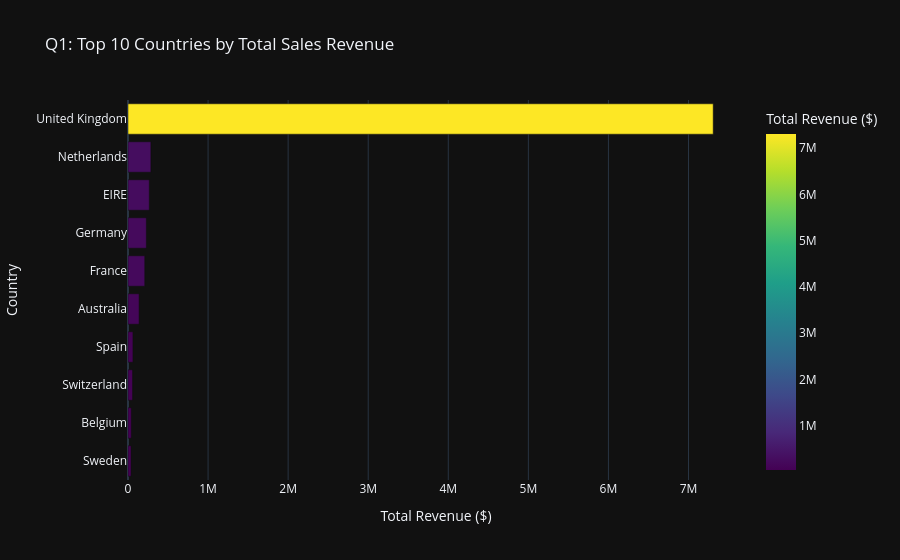

Write notebook code for a chart like this one.
### Markdown cell above
### Q1: Which top 10 countries generate the highest total sales revenue?

### Code cell
q1_data = df_sales.groupby('Country')['TotalAmount'].sum().sort_values(ascending=False).head(10).reset_index()
fig1 = px.bar(
    q1_data, x='TotalAmount', y='Country', orientation='h',
    title='Q1: Top 10 Countries by Total Sales Revenue',
    labels={'TotalAmount': 'Total Revenue ($)', 'Country': 'Country'},
    color='TotalAmount', color_continuous_scale='Viridis'
)
fig1.update_layout(yaxis={'categoryorder': 'total ascending'})
fig1.show()

### Figure 1 — Plotly figure (JSON) as saved in the notebook; plotly's stock layout.template omitted (floating-point values rounded to 4 significant figures)
{"data": [{"hovertemplate": "Total Revenue ($)=%{marker.color}<br>Country=%{y}<extra></extra>", "legendgroup": "", "marker": {"color": [7308000.0, 285400.0, 265500.0, 228900.0, 209000.0, 138500.0, 61580.0, 56440.0, 41200.0, 38380.0], "coloraxis": "coloraxis", "pattern": {"shape": ""}}, "name": "", "orientation": "h", "showlegend": false, "textposition": "auto", "type": "bar", "x": [7308000.0, 285400.0, 265500.0, 228900.0, 209000.0, 138500.0, 61580.0, 56440.0, 41200.0, 38380.0], "xaxis": "x", "y": ["United Kingdom", "Netherlands", "EIRE", "Germany", "France", "Australia", "Spain", "Switzerland", "Belgium", "Sweden"], "yaxis": "y"}], "layout": {"barmode": "relative", "coloraxis": {"autocolorscale": false, "colorbar": {"title": {"text": "Total Revenue ($)"}}, "colorscale": [[0, "#440154"], [0.1111, "#482878"], [0.2222, "#3e4989"], [0.3333, "#31688e"], [0.4444, "#26828e"], [0.5556, "#1f9e89"], [0.6667, "#35b779"], [0.7778, "#6ece58"], [0.8889, "#b5de2b"], [1, "#fde725"]]}, "legend": {"tracegroupgap": 0}, "title": {"text": "Q1: Top 10 Countries by Total Sales Revenue"}, "xaxis": {"anchor": "y", "domain": [0, 1], "title": {"text": "Total Revenue ($)"}}, "yaxis": {"anchor": "x", "categoryorder": "total ascending", "domain": [0, 1], "title": {"text": "Country"}}}}
